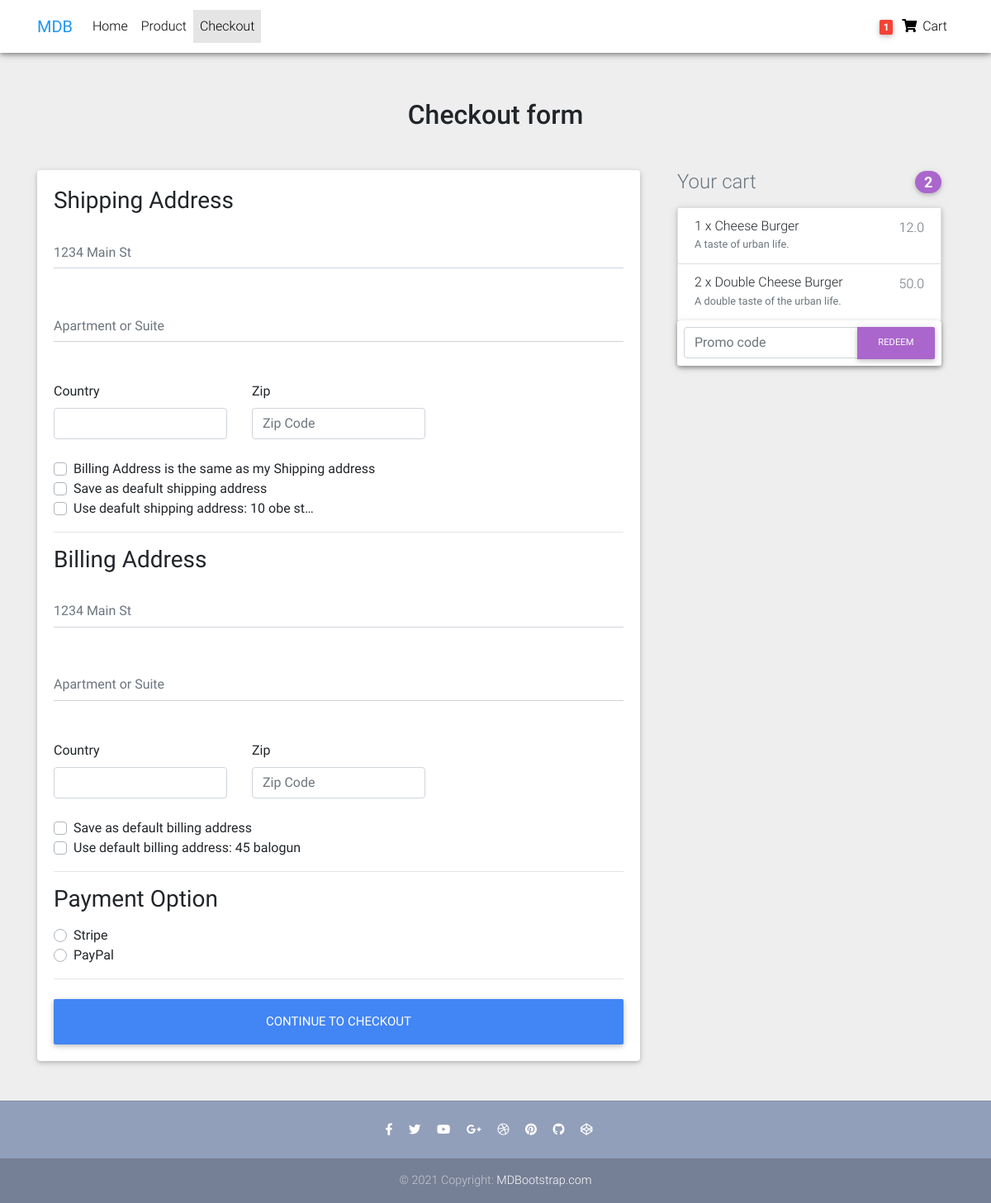
/order/checkout/ (signed in), run on an earlier commit of the app's database.
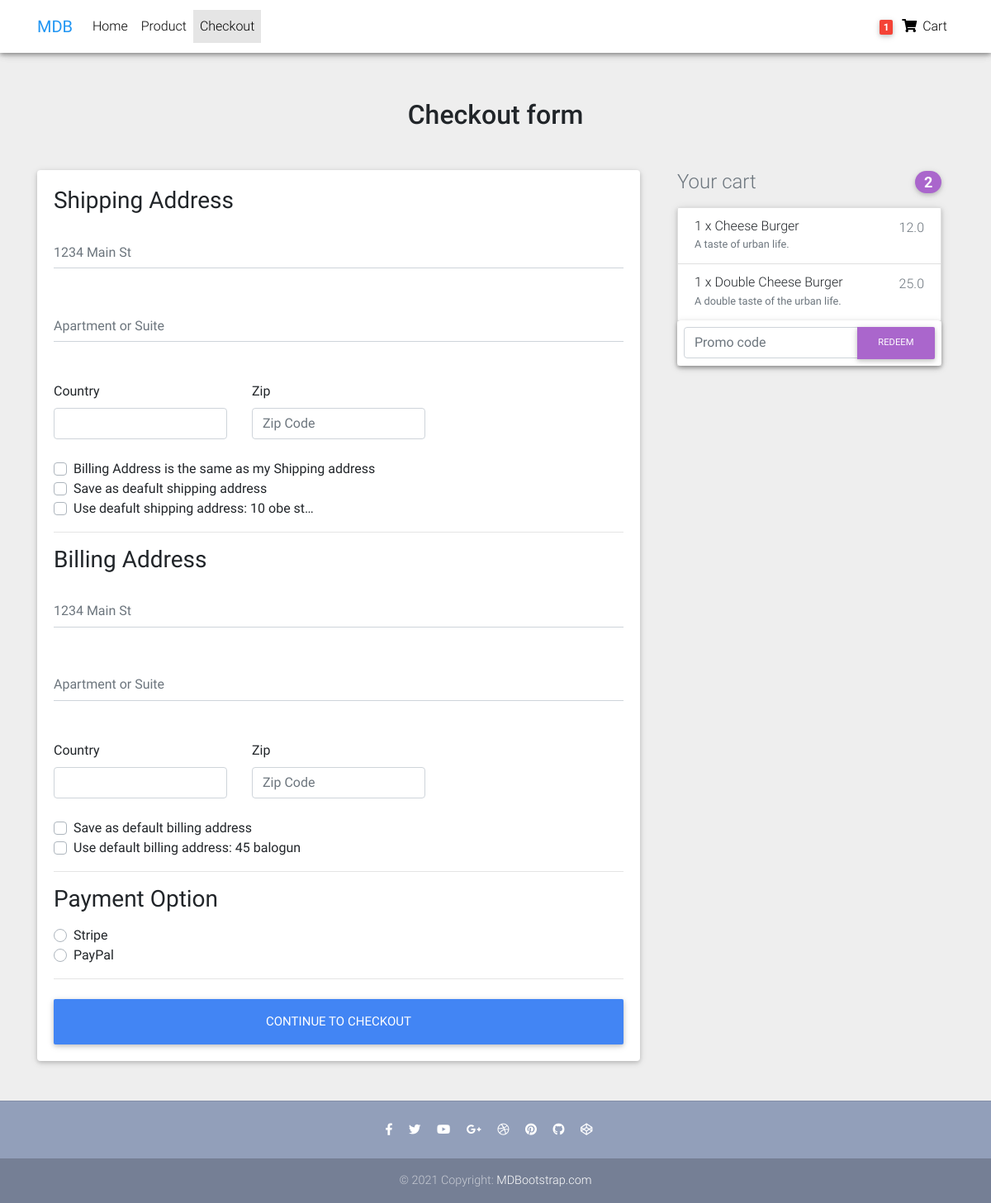
And on a later commit of the database.
### Order/models.py (models this page shows, shortened)
class Order(models.Model):
    user = models.ForeignKey(settings.AUTH_USER_MODEL, on_delete=models.CASCADE)
    ref_code = models.CharField(max_length=20, blank=True, null=True)
    items = models.ManyToManyField(OrderItem)
    start_date = models.DateTimeField(auto_now_add=True)
    ordered_date = models.DateTimeField()
    ordered = models.BooleanField(default=False)
    shipping_address = models.ForeignKey('Address', related_name="shipping_address", on_delete=models.SET_NULL, blank=True, null=True)
    billing_address = models.ForeignKey('Address', related_name="billing_address", on_delete=models.SET_NULL, blank=True, null=True)
    payment = models.ForeignKey('Payment', on_delete=models.SET_NULL, blank=True, null=True)
    coupon = models.ForeignKey("Coupon", on_delete=models.SET_NULL, blank=True, null=True)
    Being_delivered = models.BooleanField(default=False)
    Received = models.BooleanField(default=False)
    refund_requested = models.BooleanField(default=False)
    refund_granted = models.BooleanField(default=False)

class OrderItem(models.Model):
    user = models.ForeignKey(settings.AUTH_USER_MODEL,
                                on_delete=models.CASCADE)
    ordered = models.BooleanField(default=False)
    item = models.ForeignKey(Item, on_delete=models.CASCADE)
    quantity = models.IntegerField(default=1)
    def get_total_item_price(self):
        return self.quantity * self.item.price
    def get_total_discount_price(self):
        return self.quantity * self.item.discount_price
    def get_final_price(self):
        if self.item.discount_price:
            return self.get_total_discount_price()
        else:
            return self.get_total_item_price()

class Item(models.Model):
    title = models.CharField(max_length=100)
    price = models.FloatField()
    discount_price = models.FloatField(blank=True, null=True)
    category = models.CharField(choices=CATEGORY_CHOICES, max_length=2)
    label =  models.CharField(choices=LABEL_CHOICES, max_length=1)
    slug = models.SlugField()
    description = models.TextField()
    image = models.ImageField()

### Order/views.py (the view, shortened to what this page needs)
# urls.py: path("checkout/", CheckoutView.as_view(), name="checkout"),
class CheckoutView(LoginRequiredMixin, View):
    def get(self, *args, **kwargs):  # You added pk to it
        try:
            order = Order.objects.get(user=self.request.user, ordered=False)
            form = CheckoutForm()
            context = {
                "form": form,
                "couponform": CouponForm(),
                "order": order,
                'DISPLAY_COUPON_FORM': True
            }
            shipping_address_qs = Address.objects.filter(
                user=self.request.user,
                address_type='S',
                default=True
            )
            if shipping_address_qs.exists():
                context.update({'default_shipping_address': shipping_address_qs[0]})
            billing_address_qs = Address.objects.filter(
                user=self.request.user,
                address_type='B',
                default=True
            )
            if billing_address_qs.exists():
                context.update({'default_billing_address': billing_address_qs[0]})
            return render(self.request, "Order/checkout-page.html", context)
        except ObjectDoesNotExist:
            messages.info(self.request, "You do not have an active order")
            return redirect("checkout")

### Order/forms.py
class CouponForm(forms.Form):
    code = forms.CharField(widget=forms.TextInput(attrs={
        'class': 'form-control',
        'placeholder': 'Promo code',
        'aria-label': 'Recipient\'s username',
        'aria-describedby': 'basic-addon2'
    }))

### Order/templatetags/cart_template_tags.py (called while the page is built)
@register.filter
def cart_item_count(user):
    if user.is_authenticated:
        qs = Order.objects.filter(user=user, ordered=False)
        if qs.exists():
            return qs[0].items.count()
    return 0

### Order/templates/Order/checkout-page.html (shortened to what the changed rows need)
{% extends "base.html" %}
{% load crispy_forms_tags %}
{% block content %}
<body class="grey lighten-3">
    <main>
      <div class="container wow fadeIn">
        <h2 class="my-5 h2 text-center">Checkout form</h2>
        <div class="row">
          <div class="col-md-8 mb-4">
            <div class="card">
              <form method="POST" class="card-body">
                <div class="d-block my-3">
                  {% for value, name in form.fields.payment_option.choices  %}
                  <div class="custom-control custom-radio">
                    <label class="custom-control-label" for="{{ name }}">{{ name }}</label>
                  </div>
                  {% endfor %}
                </div>
              </form>
            </div>
          </div>
          <div class="col-md-4 mb-4">
            {% include "Order/order_snippets.html" %}
          </div>
        </div>
    </main>
{% endblock content %}

### Order/templates/Order/order_snippets.html (shortened to what this page needs)
<div class="col-md-12 mb-4">
    <h4 class="d-flex justify-content-between align-items-center mb-3">
      <span class="text-muted">Your cart</span>
      <span class="badge badge-secondary badge-pill">{{ order.items.count  }}</span>
    </h4>
    <ul class="list-group mb-3 z-depth-1">
      {%for order_item in order.items.all %}
        <li class="list-group-item d-flex justify-content-between lh-condensed">
          <div>
            <h6 class="my-0">{{ order_item.quantity }} x {{ order_item.item.title }}</h6>
            <small class="text-muted">{{ order_item.item.description }}</small>
          </div>
          <span class="text-muted">{{ order_item.get_final_price }}</span>
        </li>
      {% endfor %}
    {% if DISPLAY_COUPON_FORM %}
    <form class="card p-2" action="{% url 'add_coupon' %}" method="post">
      <div class="input-group">
        {{ couponform.code }}
        <div class="input-group-append">
          <button class="btn btn-secondary btn-md waves-effect m-0" type="submit">Redeem</button>
        </div>
      </div>
    </form>
    {% endif %}
  </div>
</div>

What changed in the data, as far as the page shows it:
no longer on this page (row edited): OrderItem: quantity "2", item "Double Cheese Burger", item.description "A double taste of the urban life.", get_final_price "50.0"
added OrderItem: quantity "1", item "Double Cheese Burger", item.description "A double taste of the urban life.", get_final_price "25.0"
